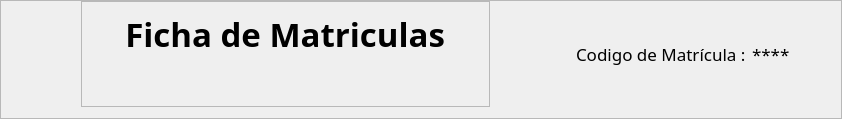
           <widget class="QFrame" name="frame_11">
            <property name="frameShape">
             <enum>QFrame::StyledPanel</enum>
            </property>
            <property name="frameShadow">
             <enum>QFrame::Raised</enum>
            </property>
            <layout class="QHBoxLayout" name="horizontalLayout_8">
             <property name="leftMargin">
              <number>0</number>
             </property>
             <property name="topMargin">
              <number>0</number>
             </property>
             <item>
              <spacer name="horizontalSpacer_5">
               <property name="orientation">
                <enum>Qt::Horizontal</enum>
               </property>
               <property name="sizeType">
                <enum>QSizePolicy::MinimumExpanding</enum>
               </property>
               <property name="sizeHint" stdset="0">
                <size>
                 <width>80</width>
                 <height>20</height>
                </size>
               </property>
              </spacer>
             </item>
             <item>
              <widget class="QFrame" name="frame_12">
               <property name="frameShape">
                <enum>QFrame::StyledPanel</enum>
               </property>
               <property name="frameShadow">
                <enum>QFrame::Raised</enum>
               </property>
               <layout class="QVBoxLayout" name="verticalLayout_6">
                <item>
                 <widget class="QLabel" name="label_10">
                  <property name="font">
                   <font>
                    <family>Agency FB</family>
                    <pointsize>25</pointsize>
                    <weight>75</weight>
                    <bold>true</bold>
                   </font>
                  </property>
                  <property name="text">
                   <string>    Ficha de Matriculas    </string>
                  </property>
                 </widget>
                </item>
                <item>
                 <spacer name="verticalSpacer_4">
                  <property name="orientation">
                   <enum>Qt::Vertical</enum>
                  </property>
                  <property name="sizeHint" stdset="0">
                   <size>
                    <width>20</width>
                    <height>40</height>
                   </size>
                  </property>
                 </spacer>
                </item>
               </layout>
              </widget>
             </item>
             <item>
              <spacer name="horizontalSpacer_6">
               <property name="orientation">
                <enum>Qt::Horizontal</enum>
               </property>
               <property name="sizeType">
                <enum>QSizePolicy::MinimumExpanding</enum>
               </property>
               <property name="sizeHint" stdset="0">
                <size>
                 <width>80</width>
                 <height>20</height>
                </size>
               </property>
              </spacer>
             </item>
             <item>
              <widget class="QLabel" name="label_21">
               <property name="font">
                <font>
                 <family>Agency FB</family>
                 <pointsize>13</pointsize>
                 <weight>50</weight>
                 <bold>false</bold>
                </font>
               </property>
               <property name="text">
                <string>Codigo de Matrícula :</string>
               </property>
              </widget>
             </item>
             <item>
              <widget class="QLabel" name="lblCodigo">
               <property name="enabled">
                <bool>true</bool>
               </property>
               <property name="font">
                <font>
                 <family>Agency FB</family>
                 <pointsize>13</pointsize>
                 <weight>50</weight>
                 <bold>false</bold>
                </font>
               </property>
               <property name="text">
                <string>****</string>
               </property>
              </widget>
             </item>
             <item>
              <spacer name="horizontalSpacer_7">
               <property name="orientation">
                <enum>Qt::Horizontal</enum>
               </property>
               <property name="sizeType">
                <enum>QSizePolicy::Minimum</enum>
               </property>
               <property name="sizeHint" stdset="0">
                <size>
                 <width>40</width>
                 <height>20</height>
                </size>
               </property>
              </spacer>
             </item>
            </layout>
           </widget>
